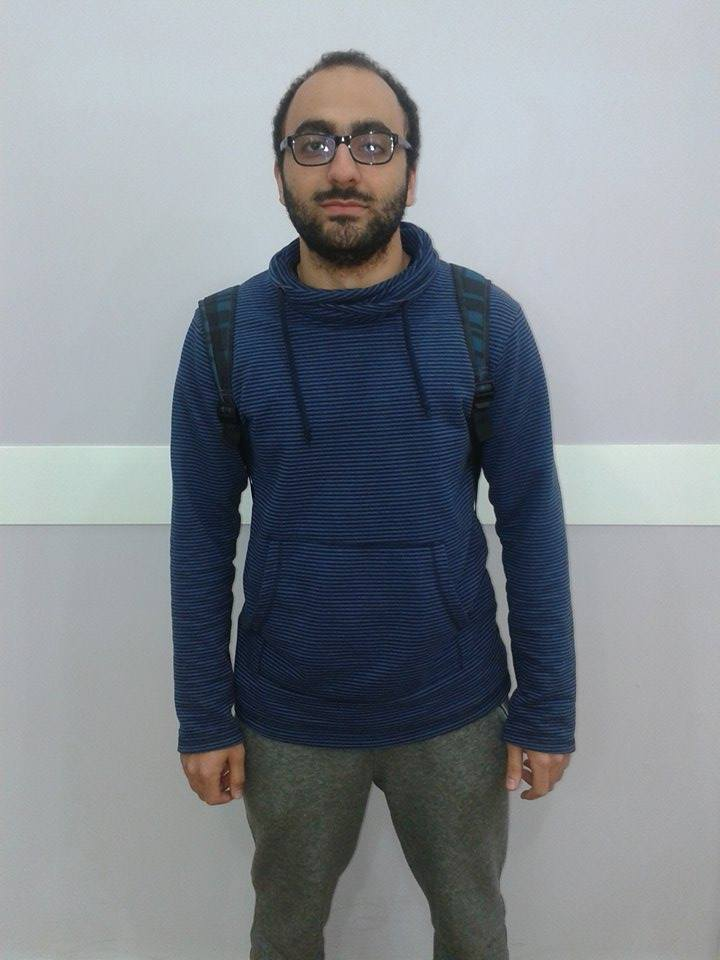
//> input picture images/input.jpg, 720 x 960 px
$ ./canny images/input.jpg   (built with g++ and OpenCV 4)
//> lines starting //> are read from the running program, lines starting //| are printed output that depends on the picture
#include "opencv2/imgproc/imgproc.hpp"
#include "opencv2/highgui/highgui.hpp"
#include <stdlib.h>
#include <stdio.h>

using namespace cv;
#define REP(i, n)   for(int i=0;i<(int)(n);++i)
#define LOOP(i,b,n)   for(int i=(b);i<(int)(n);++i)

/// Global variables

Mat src, src_gray;
Mat dst, detected_edges;

int edgeThresh = 1;
int lowThreshold;
int const max_lowThreshold = 100;
int ratio = 3;
int kernel_size = 3;
char* window_name = "Edge Map";

/**
 * @function CannyThreshold
 * @brief Trackbar callback - Canny thresholds input with a ratio 1:3
 */
void CannyThreshold(int, void*)
{
  /// Reduce noise with a kernel 3x3
  blur( src_gray, detected_edges, Size(3,3) );

  /// Canny detector
  Canny( detected_edges, detected_edges, lowThreshold, lowThreshold*ratio, kernel_size );

  /// Using Canny's output as a mask, we display our result
  dst = Scalar::all(0);

  src.copyTo( dst, detected_edges);
  Size s = detected_edges.size();
  printf("detected_edges height = %d --- width = %d\n lowThreshold = %d\n ",s.height,s.width,lowThreshold);
  imshow( window_name, dst );

  if(lowThreshold >70 )
    REP(i,s.height)
      REP(j,s.width)
        if(detected_edges.at<int>(i,j) < 0)
          detected_edges.at<int>(i,j) = 0;


  if(lowThreshold > 99){
    REP(i,s.height){
      REP(j,s.width){
        printf("%d ",detected_edges.at<int>(i,j) );
      }
      printf("\n");
    }
  }

 }


/** @function main */
int main( int argc, char** argv )
{
  /// Load an image
  src = imread( argv[1] );
//> src is the input picture: 960 rows x 720 cols, CV_8UC3; mean B, G, R 142.6, 136.1, 130.4

  if( !src.data )
  { return -1; }

  /// Create a matrix of the same type and size as src (for dst)
  dst.create( src.size(), src.type() );

  /// Convert the image to grayscale
  cvtColor( src, src_gray, CV_BGR2GRAY );
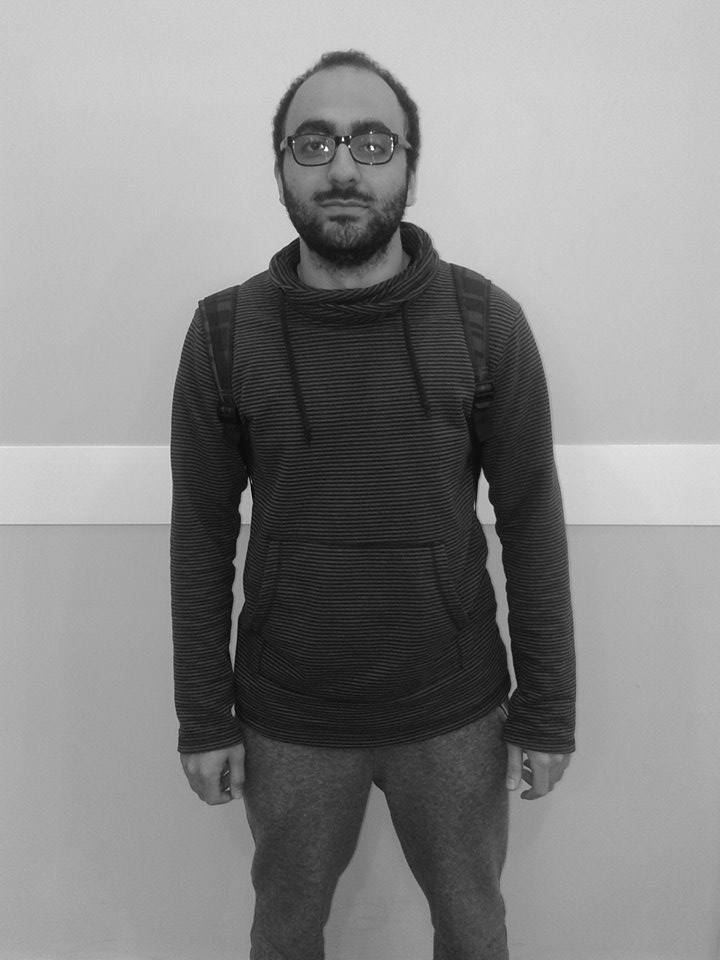
//> src_gray: 960 rows x 720 cols, CV_8UC1; min 1, max 255, mean 135.2

  /// Create a window
  namedWindow( window_name, CV_WINDOW_AUTOSIZE );

  /// Create a Trackbar for user to enter threshold
  createTrackbar( "Min Threshold:", window_name, &lowThreshold, max_lowThreshold, CannyThreshold );

  /// Show the image
  CannyThreshold(0, 0);
//> in CannyThreshold, `Canny( detected_edges, detected_edges, lowThreshold, lowThreshold*rati..`:
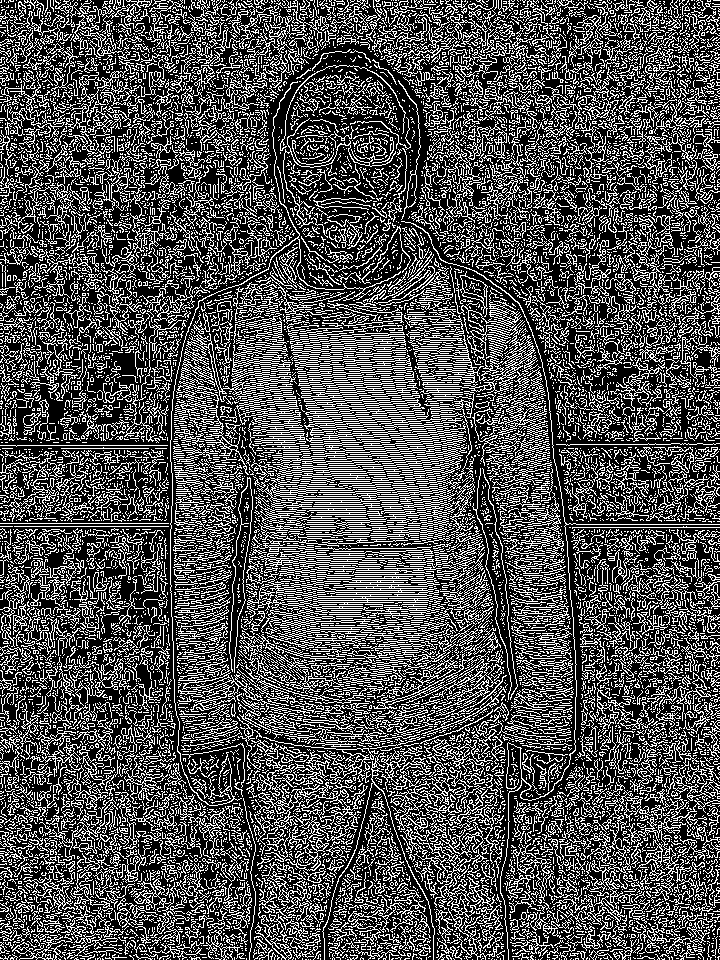
//> detected_edges: 960 rows x 720 cols, CV_8UC1; 31.4% white in thin lines or dots
//> in CannyThreshold, `src.copyTo( dst, detected_edges);`:
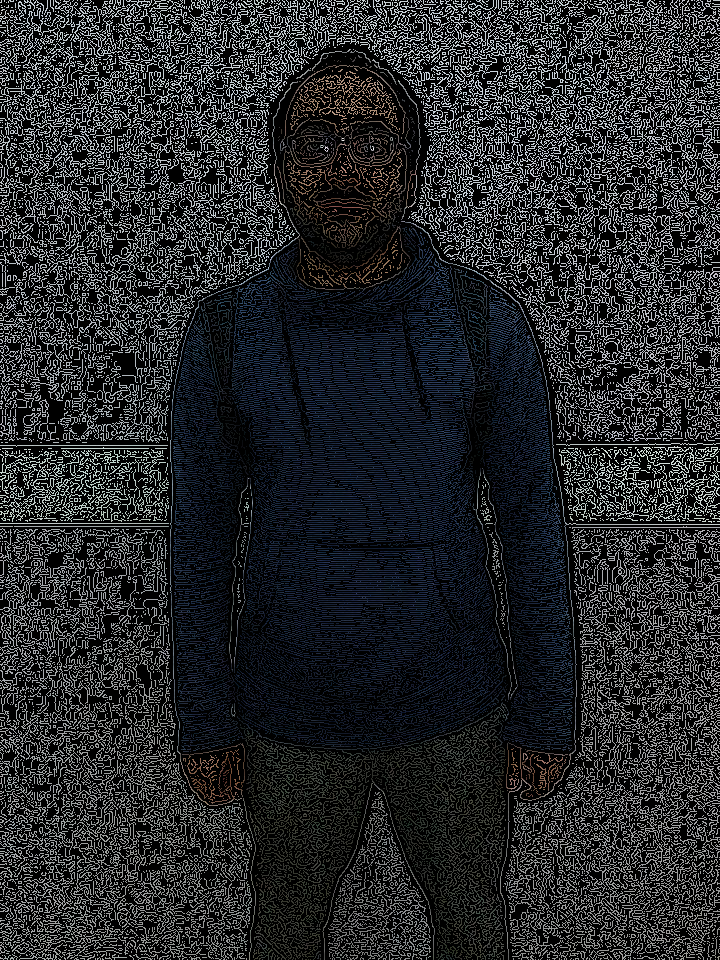
//> dst: 960 rows x 720 cols, CV_8UC3; mean B, G, R 43.3, 40.9, 38.8
//| detected_edges height = 960 --- width = 720
//|  lowThreshold = 0

  /// Wait until user exit program by pressing a key
  waitKey(0);

  return 0;
}
